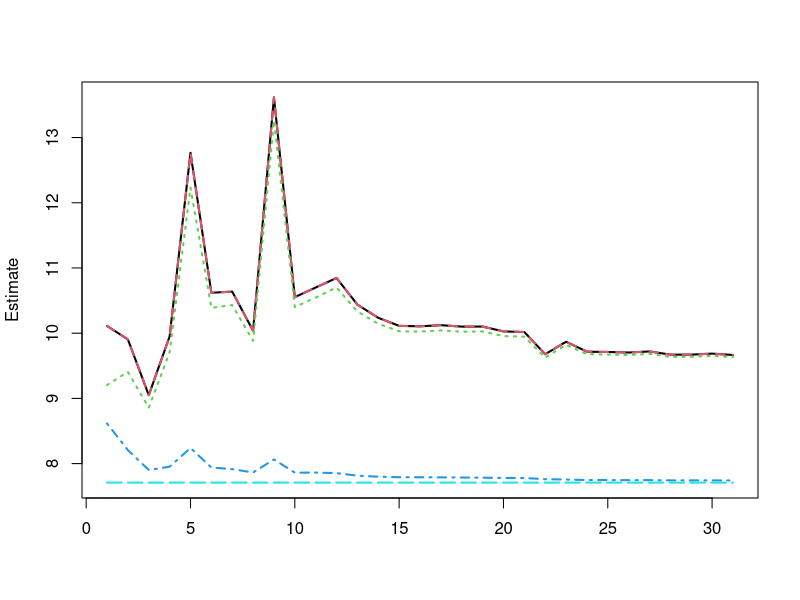

Here is the R script that generated this plot: (Note: this script raises an error after producing the figure.)
#
# Davison Hinkley
#
# foldWise vs caseWise computation
#
# Comparing DH equation 6.47
# and weighted average of 6.43
#
#

Dfun <- function(Fa, Ft, fit, prederr = function(y,ypred) {(y-ypred)^2}) {    #  (6.39)
  #
  # Aggregate prediction error: Empirical version of 6.39 of DH
  #
  ypred <- predict(update(fit, data = Ft), newdata = Fa)
  yname <- formula(fit)[[2]]
  y <- Fa[[yname]]
  prederrs <- mapply(prederr, y, ypred)
  mean(prederrs)
}

# test

head(mtcars)

fit <- lm(mpg ~ disp + wt, mtcars)
summary(fit)
mean(resid(fit)^2)

Dfun(mtcars, mtcars, fit)   # produces 'apparent' error                           (6.41)

#
# expected excess error                                                           (6.42)
#
# e(F) = E{ D(F,Ffit) - D(Ffit, Ffit) }
#      = Delta(F) - E{ D(Ffit, Ffit) }
#
#
# Cross-validation
#
# Using training set, Ft and 'assessment set' Fa
#
# Dfun(Fa, Ft, fit)                                                               (6.43)
#
# Note that Dfun is an average of case-wise values of 'prederr'
#
# K-fold CV
#
cvk <- function(fit,
                prederr = function(y, ypred) (y - ypred)^2,
                K = min(10, round(sqrt(N))))
  {

  # Caution: Folds are not randomized

  # generate list of indices for K-fold exclusion
  {
    data <- insight::get_data(fit)
    N <- nrow(data)
    if(K == 'loo') K <-N
    n <- floor(N/K)
    remain <- N - n*K
    sizes <- rep(n,K)
    sizes[seq_len(remain)] <- n+1
    stopifnot(sum(sizes) == N)
    ends <- cumsum(sizes)
    starts <- c(1,ends+1)[-(length(ends) + 1)]
    folds <- lapply(1:length(ends), function(i) starts[i]:ends[i])
  }

  #
  # Apply 6.47 of DH  caseWise computation
  #

  ypred <- rep(NA, N)

  for(fold in folds) {
    ypred[fold] <- predict(update(fit, data = data[-fold, ]), newdata = data[fold, ])
  }

  yname <- formula(fit)[[2]]
  y <- data[[yname]]
  prederrs <- mapply(prederr, y, ypred)

  ret <- c('Delhat_CV,K (6.47)' = mean(prederrs))                             # (6.47)

  #
  # weighted foldWise computation
  #

  foldWiseErrs <-sapply(folds, function(fold) Dfun(data[fold, ], data[-fold, ], fit, prederr))
  foldWiseNs <- sapply(folds, length)
  foldWiseErr <- weighted.mean(foldWiseErrs, foldWiseNs)

  ret <- c(ret, 'foldWiseWeightedErr' = foldWiseErr)

  #
  # Apparent error
  #

  ret <- c(ret, 'Apparent Error (6.41)' = Dfun(data, data, fit, prederr))

  #
  # Weighted cross validation predictions on all responses
  #

  foldWiseOnAllErrs <- sapply(folds, function(fold) Dfun(data, data[-fold, ], fit, prederr))

  ret <- c(ret, 'foldWiseOnAllErrs' = weighted.mean(foldWiseOnAllErrs, foldWiseNs))


#  ret <- c(ret, 'Adjustment' = ret[['Apparent Error (6.41)']] - ret[['foldWiseOnAllErrs']])

  ret <- c(ret, 'Delhat_ACV,K (6.48)' = ret[['Delhat_CV,K (6.47)']] + ret[['Apparent Error (6.41)']] - ret[['foldWiseOnAllErrs']])

  class(ret) <- 'cvk'
  ret

}

print.cvk <- function(x) {
  invisible(print(cbind(Estimate = x)))
}

cvallk <- function(fit,
                   prederr = function(y, ypred) (y - ypred)^2,
                   K = 2:N) {
  N <- nrow(insight::get_data(fit))
  ret <- t(sapply(K, function(k) cvk(fit, prederr = prederr, K =k )))
  class(ret) <- 'cvallk'
  ret
}


plot.cvallk <- function(x, lty = 1:5, col = 1:6, lwd = 2, perm = c(1,2,5,4,3) ) {
  matplot(x[,perm], type = 'l', lwd = lwd, lty = lty, col = col,
          ylab = 'Estimate')
  legend('topright', legend = colnames(ret)[perm], lty = lty, col = col, lwd = lwd )
}


plot(cvallk(fit))


plot(cvallk(fit, prederr = function(y, ypred) (y - ypred)^4))
plot(cvallk(fit, prederr = function(y, ypred) abs(y - ypred)))
plot(cvallk(fit, prederr = function(y, ypred) exp(abs(y - ypred))))

head(mtcars)
dd <- mtcars


fit <- glm(I(mpg > 20) ~ wt + disp, mtcars, family = binomial)
summary(fit)
debug(cvk)
cvk(fit, K =6)

plot(cvallk(fit, K = 10:32))
